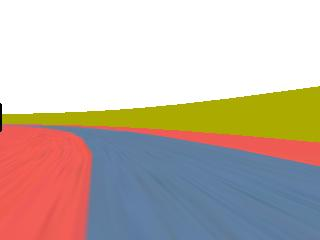
#> input picture user/cornelious/test.jpg, 320 x 240 px
$ python -i image_processor.py   (imports and definitions only)   (older library calls are emulated)
#> lines starting #> are read from the running program, lines starting #| are printed output that depends on the picture
#> further down, picture is the input picture: shape (240, 320, 3); mean B, G, R 170.8, 181, 196.4

from time import time
from PIL  import Image
from io   import BytesIO

#import datetime
import os
import cv2
import math
import numpy as np
import base64
import logging

class ImageProcessor(object):
    # [15 lines left out: functions show_image, save_image, not called in this run]


    @staticmethod
    def rad2deg(radius):
        return radius / np.pi * 180.0


    @staticmethod
    def deg2rad(degree):
        return degree / 180.0 * np.pi


    @staticmethod
    def bgr2rgb(img):
        return cv2.cvtColor(img, cv2.COLOR_BGR2RGB)


    # [44 lines left out: functions _normalize_brightness, _flatten_rgb, _crop_image, preprocess, not called in this run]


    @staticmethod
    def find_lines(img):
        grayed      = cv2.cvtColor(img, cv2.COLOR_BGR2GRAY)
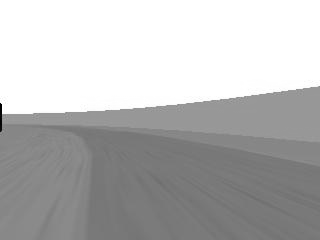
#> grayed: shape (240, 320); min 0, max 255, mean 184.4
        blurred     = cv2.GaussianBlur(grayed, (3, 3), 0)
        #edged      = cv2.Canny(blurred, 0, 150)

        sobel_x     = cv2.Sobel(blurred, cv2.CV_16S, 1, 0)
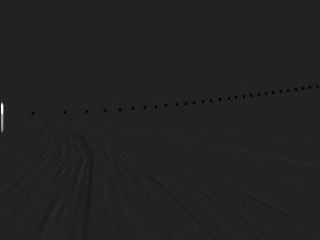
#> sobel_x: shape (240, 320) int16; min -120, max 760, mean 0.1; drawn with min black and max white
        sobel_y     = cv2.Sobel(blurred, cv2.CV_16S, 0, 1)
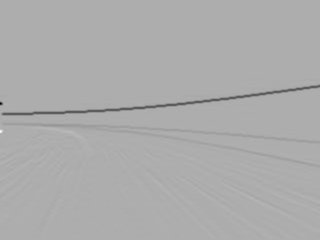
#> sobel_y: shape (240, 320) int16; min -650, max 306, mean -4.4; drawn with min black and max white
        sobel_abs_x = cv2.convertScaleAbs(sobel_x)
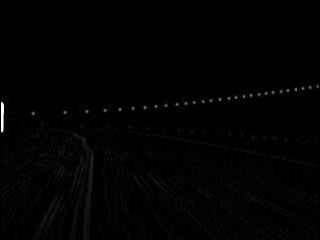
#> sobel_abs_x: shape (240, 320); min 0, max 255, mean 2.1
        sobel_abs_y = cv2.convertScaleAbs(sobel_y)
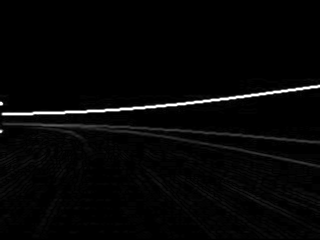
#> sobel_abs_y: shape (240, 320); min 0, max 255, mean 5.6
        edged       = cv2.addWeighted(sobel_abs_x, 0.5, sobel_abs_y, 0.5, 0)
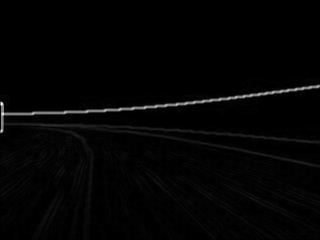
#> edged: shape (240, 320); min 0, max 255, mean 3.9

        lines       = cv2.HoughLinesP(edged, 1, np.pi / 180, 10, 5, 5)
#> lines = 1362 rows, first 6: [175, 172, 240, 197], [73, 179, 84, 182], [205, 212, 227, 218], [39, 211, 62, 213], [16, 110, 42, 120], [121, 171, 189, 192]
        return lines


    # [245 lines left out: functions _find_best_matched_line, find_steering_angle_by_line, find_steering_angle_by_color, mask_frame_color, binarize, check_recovery_direction, not called in this run]

>>> import cv2
>>> picture = cv2.imread('../../../../user/cornelious/test.jpg')
>>> result = ImageProcessor().find_lines(picture)
#> result has the same summary as lines in find_lines
